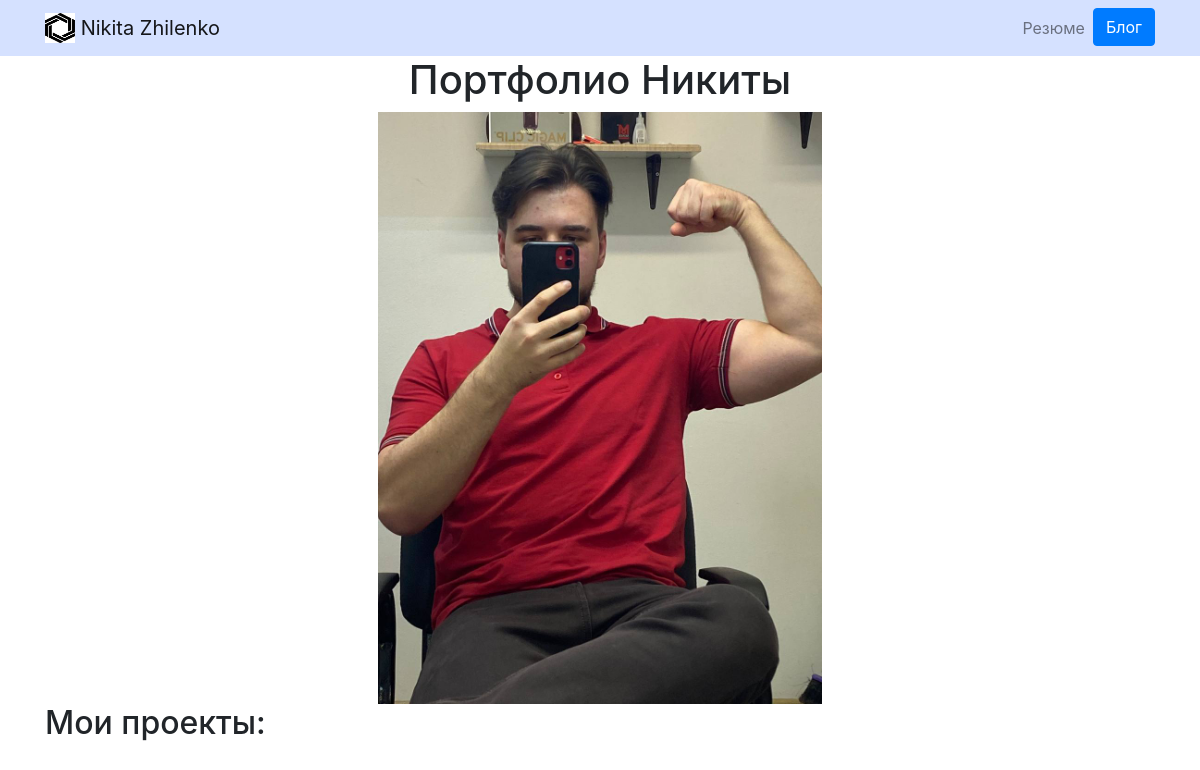
Before: / with the older database file.
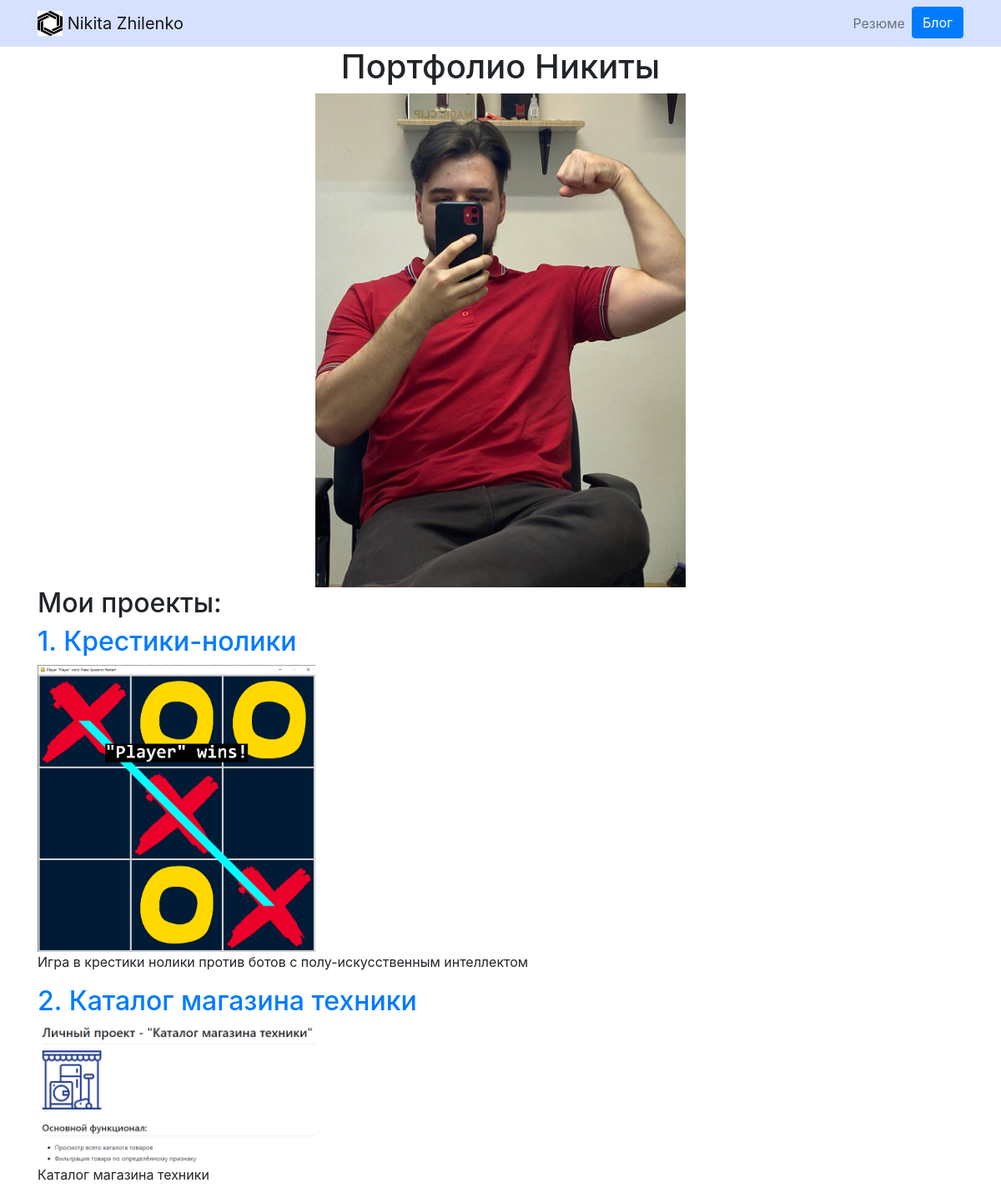
After: the same page with the newer database file.
### portfolio/models.py (models this page shows, shortened)
class Project(models.Model):
    title = models.CharField(max_length=100)
    description = models.CharField(max_length=250)
    image = models.ImageField(upload_to='portfolio/images/')
    url = models.URLField(blank=True)

### portfolio/views.py (the view)
# urls.py: path('', views.home, name='home'),
def home(request):
    projects = Project.objects.all()
    return render(request, 'portfolio/home.html', {'projects': projects})

### portfolio/templates/portfolio/home.html
{% extends 'portfolio/base.html' %}
{% block content %}
    <h1 style="text-align:center">Портфолио Никиты</h1>
    {% load static %}
    <center>
        <img src="{% static 'portfolio/photo.jpg' %}" width="40%">
    </center>
    <h2>Мои проекты:</h2>
    {% for project in projects %}
        <div class="project-wrapper">
            <h2><a href="{{ project.url }}">{{ project.id }}. {{ project.title }}</a></h2>
            <img src="{{ project.image.url }}" alt="" width="30%">
            <p>{{ project.description }}</p>
        </div>
    {% endfor %}
{% endblock %}

### portfolio/templates/portfolio/base.html (shortened to what this page needs)
{% load static %}
<!doctype html>
<html lang="en">
<head>
  <link rel="stylesheet" href="https://stackpath.bootstrapcdn.com/bootstrap/4.4.1/css/bootstrap.min.css">
  <link rel="stylesheet" href="{% static "portfolio/custom.css" %}">
</head>
<body>
  <nav id="topNav" class="navbar navbar-expand-md navbar-light">
    <div class="container">
      <a class="navbar-brand" href="{% url 'home' %}">
        <img src="{% static "portfolio/logo.png" %}" width="30" height="30" class="d-inline-block align-top" alt="Nikita's Logo">
        <span>Nikita Zhilenko</span>
      </a>
      <div class="collapse navbar-collapse text-center" id="navbarNav">
        <ul class="navbar-nav ml-auto">
          <li class="nav-item">
            <a class="nav-link" href="{% static "portfolio/resume.pdf" %}">Резюме</a>
          </li>
          <li>
            <a role="button" href="{% url 'blog:all_blogs' %}" class="btn btn-primary">Блог</a>
          </li>
        </ul>
      </div>
    </div>
  </nav>
  <div class="container">
    {% block content %}{% endblock %}
  </div>
</body>
</html>

### blog/static/blog/custom.css (style rules this page uses)
nav { background-color: #d5e1ff; }

Changed rows visible on the page:
added Project: id "1", title "Крестики-нолики", image (picture), description "Игра в крестики нолики против ботов с полу-искусственным интеллектом"
added Project: id "2", title "Каталог магазина техники", image (picture), description "Каталог магазина техники"
